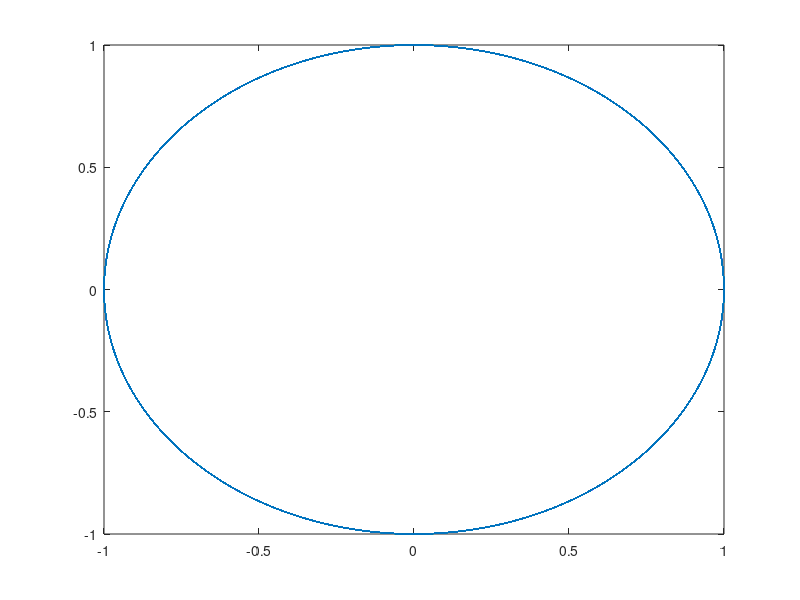

The MATLAB source for this figure: (Note: this script raises an error after producing the figure.)
clear all
close all
clc
load('x.mat');
% load('y.mat');

x = x./max(x);
figure; plot(x);
ref_data = x;
Fs = 1;
% figure; spectrumPlot(Fs, x);
%%
delta_f = 0; %0.01*length(x); %0.1*length(x);% ; %; %0.1*length(x)
delpa_phi = pi/16; %pi/8; %;
delayVec = [0];
figure_on = 1;
%%
phase_freq_offset_sig_out = phase_freq_timing_offset(x, delta_f, ...
    delpa_phi, delayVec);
% hold on; spectrumPlot(Fs, phase_freq_offset_sig_out);
hold on; plot(phase_freq_offset_sig_out);
%%
% dec_factor = 1;
% rx_filter_out = rx_filter(phase_freq_offset_sig_out, dec_factor);
rx_filter_out = phase_freq_offset_sig_out;
%%
%% íàõîäèì ôàçîâûé è ÷àñòîòíûé ñäâèã
% % % [freq_phase_corrected_data, est_freq, est_phase] =...
% % %     freq_phase_correction(rx_filter_out, ref_data, figure_on);
% % %  errorFreq = delta_f - est_freq
% % %  errorPhase = delpa_phi - est_phase
%%
[d_out, timeOffset] = timingSynchronize(rx_filter_out,...
    x, 1);
% d_out = freq_phase_corrected_data;
%% 
figure; plot(real(x) - real(d_out)); hold on
plot(imag(x) - imag(d_out));
